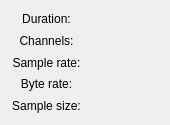
<?xml version="1.0" encoding="UTF-8"?>
<ui version="4.0">
 <class>Properties</class>
 <widget class="QWidget" name="Properties">
  <property name="geometry">
   <rect>
    <x>0</x>
    <y>0</y>
    <width>170</width>
    <height>125</height>
   </rect>
  </property>
  <property name="sizePolicy">
   <sizepolicy hsizetype="Preferred" vsizetype="Preferred">
    <horstretch>0</horstretch>
    <verstretch>0</verstretch>
   </sizepolicy>
  </property>
  <property name="minimumSize">
   <size>
    <width>170</width>
    <height>125</height>
   </size>
  </property>
  <property name="maximumSize">
   <size>
    <width>170</width>
    <height>125</height>
   </size>
  </property>
  <property name="windowTitle">
   <string>Properties</string>
  </property>
  <property name="windowIcon">
   <iconset resource="resources.qrc">
    <normaloff>:/icons/AppIco.png</normaloff>:/icons/AppIco.png</iconset>
  </property>
  <layout class="QVBoxLayout" name="verticalLayout">
   <item>
    <layout class="QGridLayout" name="gridLayout">
     <item row="0" column="0">
      <widget class="QLabel" name="label1">
       <property name="text">
        <string>Duration:</string>
       </property>
       <property name="alignment">
        <set>Qt::AlignCenter</set>
       </property>
      </widget>
     </item>
     <item row="0" column="1">
      <widget class="QLabel" name="labelDuration">
       <property name="text">
        <string/>
       </property>
       <property name="alignment">
        <set>Qt::AlignCenter</set>
       </property>
      </widget>
     </item>
     <item row="1" column="0">
      <widget class="QLabel" name="label2">
       <property name="text">
        <string>Channels:</string>
       </property>
       <property name="alignment">
        <set>Qt::AlignCenter</set>
       </property>
      </widget>
     </item>
     <item row="1" column="1">
      <widget class="QLabel" name="labelChannels">
       <property name="text">
        <string/>
       </property>
       <property name="alignment">
        <set>Qt::AlignCenter</set>
       </property>
      </widget>
     </item>
     <item row="2" column="0">
      <widget class="QLabel" name="label3">
       <property name="text">
        <string>Sample rate:</string>
       </property>
       <property name="alignment">
        <set>Qt::AlignCenter</set>
       </property>
      </widget>
     </item>
     <item row="2" column="1">
      <widget class="QLabel" name="labelSampleRate">
       <property name="text">
        <string/>
       </property>
       <property name="alignment">
        <set>Qt::AlignCenter</set>
       </property>
      </widget>
     </item>
     <item row="3" column="0">
      <widget class="QLabel" name="label4">
       <property name="text">
        <string>Byte rate:</string>
       </property>
       <property name="alignment">
        <set>Qt::AlignCenter</set>
       </property>
      </widget>
     </item>
     <item row="3" column="1">
      <widget class="QLabel" name="labelByteRate">
       <property name="text">
        <string/>
       </property>
       <property name="alignment">
        <set>Qt::AlignCenter</set>
       </property>
      </widget>
     </item>
     <item row="4" column="0">
      <widget class="QLabel" name="label5">
       <property name="text">
        <string>Sample size:</string>
       </property>
       <property name="alignment">
        <set>Qt::AlignCenter</set>
       </property>
      </widget>
     </item>
     <item row="4" column="1">
      <widget class="QLabel" name="labelSampleSize">
       <property name="text">
        <string/>
       </property>
       <property name="alignment">
        <set>Qt::AlignCenter</set>
       </property>
      </widget>
     </item>
    </layout>
   </item>
  </layout>
 </widget>
 <resources>
  <include location="resources.qrc"/>
 </resources>
 <connections/>
</ui>
